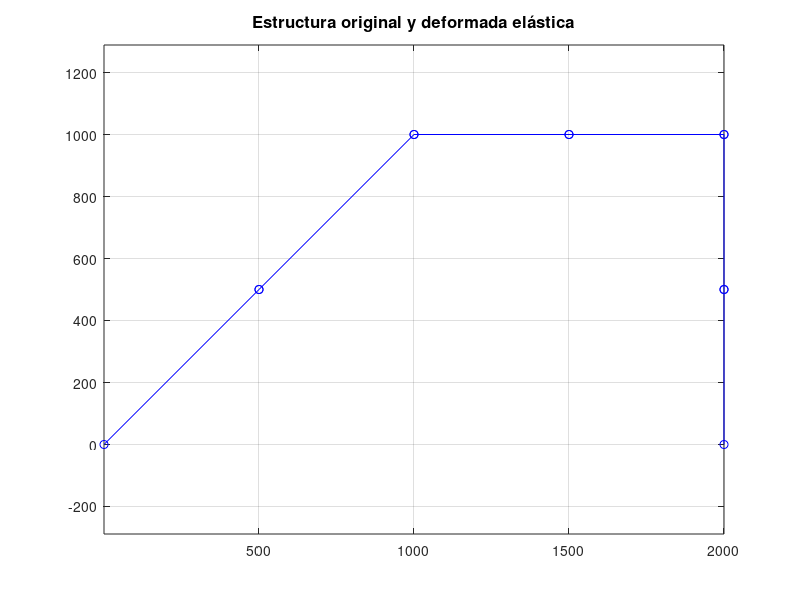

Write the MATLAB code that produced this figure. (Note: this script raises an error after producing the figure.)
%% Clase 4 ejercicio de Vigas continuas en MEF de las diapositivas
clear; close all; fn = 1;

% Valores realistas:
L = 1000; % mm
a = L/20; A = a^2; I = a^4/12; % sección recta de viga cuadrada
E = 100e3; % N mm^-2
P1 = -0e3; % N
gdl_P1 = 8; % grado de libertad donde se halla P1
P2 = -100e3; % N
gdl_P2 = 14; % grado de libertad donde se halla P2
q0y = -10; % fuerza local en el interior de los elementos N mm^-1

%% 1. Geometría y Malla: nodos y elementos
% Sistema de referencia: direcciones de la base global en la matriz DIR
dirX = [1 0 0]'; dirY = [0 1 0]'; dirZ = [0 0 1]'; DIR = [dirX, dirY, dirZ];

% Nodos escritos a mano
n_1 = [0 0];
n_2 = [L/2 L/2];
n_3 = [L L];
n_4 = [1.5*L L];
n_5 = [2*L L];
n_6 = [2*L 0.5*L];
n_7 = [2*L 0];
c_nod = [n_1; n_2; n_3; n_4; n_5; n_6; n_7]; % matriz de coordenadas nodales
nnod = size(c_nod,1); % número de nodos de la estructura

% Elementos: matriz de conectividad por nodos (elementos en filas y nodos en columnas 1 y 2)
conectividad_n = [1 2; 2 3; 3 4; 4 5; 5 6; 6 7];
nele = size(conectividad_n,1); % número de elementos de la estructura

% Representación gráfica de la estructura
% apaño rápido para elementos 1D
fn = 1; figure(fn); fn = fn + 1;
% plot(c_nod(:,1),c_nod(:,2),'b-o') % esto funciona solo si los elementos son continuos todos
% hold on
% grid on
% axis equal
% title('Estructura original y deformada elástica','Fontsize',12)
for e = 1:nele % esto funciona siempre
    conecta_nodos = conectividad_n(e,:);
    % elemento sin deformar
    n1 = c_nod(conecta_nodos(1),:); 
    n2 = c_nod(conecta_nodos(2),:);
    plot([n1(1) n2(1)], [n1(2) n2(2)], 'b-o')
    hold on
end
grid on
axis equal
title('Estructura original y deformada elástica', 'Fontsize', 12)

% Grados de libertad
gdln = 3; % grados de libertad por nodo
nGDL = gdln*nnod; %grados de libertad totales

% % Elementos: matriz de conectividad por grados de libertad
% gdle1 = [1 2 3 4 5 6]; % A manubrio
% gdle2 = [4 5 6 7 8 9];
% gdle3 = [7 8 9 10 11 12];
% gdle4 = [10 11 12 13 14 15];
% gdle5 = [13 14 15 16 17 18];
% gdle6 = [16 17 18 19 20 21];
% % elementos en filas y glds en columnas
% conectividad_g = [gdle1;gdle2;gdle3;gdle4;gdle5;gdle6]; % A manubrio

% cálculo dimensional-espacial de los elementos
L_e = zeros(1, nele); % almacen de dimensiones
T_e = zeros(6, 6, nele); % almacen de matrices de cambio de base
conectividad_g(nele, 6) = zeros; % conectividad_g automática

for e = 1:nele
    nodos = conectividad_n(e,:);
    n1 = c_nod(nodos(1),:); 
    n2 = c_nod(nodos(2),:);
    [Le, Te] = Geom_viga2D(n1, n2, DIR);
    L_e(e) = Le;
    T_e(:,:,e) = Te;
    % conectividad_g automática
    conectividad_g(e,:) = [nodos(1)*gdln-2, nodos(1)*gdln-1, nodos(1)*gdln, nodos(2)*gdln-2, nodos(2)*gdln-1, nodos(2)*3];
end

%% Fuerzas locales en los elementos (Condiciones de contorno en fuerzas: naturales o de Neumann)
% vector de fuerzas nodales equivalentes de los elementos en coordenadas locales
% a manubrio
% Le1 = L_e(1);
% fneqe1 = q0y*Le1*[0;1/2;Le1/12;0;1/2;-Le1/12];
% Le2 = L_e(2);
% fneqe2 = q0y*Le2*[0;1/2;Le2/12;0;1/2;-Le2/12];
% fneqe3 = [0;0;0;0;0;0];
% fneqe4 = [0;0;0;0;0;0];
% fneqe5 = [0;0;0;0;0;0];
% fneqe6 = [0;0;0;0;0;0];
% % almacen de fuerzas nodales equivalentes por elementos-columnas
% Fneq_ele = [fneqe1,fneqe2,fneqe3,fneqe4,fneqe5,fneqe6];

% automático
Fneq_ele = zeros(6, nele); % almacen de fuerzas nodales equivalentes por elementos-columnas
for e = 1:nele % método en bucle
    Le = L_e(e);
    if e == 1 % elemento 1
        fneqe = q0y*Le*[0; 1/2; Le/12; 0; 1/2; -Le/12];
    elseif e == 2 % elemento 2
        fneqe = q0y*Le*[0; 1/2; Le/12; 0; 1/2; -Le/12];
    else
        fneqe = [0; 0; 0; 0; 0; 0];
    end
    Fneq_ele(:,e) = fneqe; % almacenamiento
end

%% ensamblaje en la matriz de rigidez global
K = zeros(nGDL); % matriz de rigidez global de la estructura
K_ele = zeros(6, 6, nele);
Fneq = zeros(nGDL, 1);

for e = 1:nele
    gdl_e = conectividad_g(e,:);
    Le = L_e(e);
    Ke = Ke_viga2D(E, Le, A, I); % rigidez local
    Te = T_e(:,:,e);
    K_e = Te'*Ke*Te; % rigidez global
    K(gdl_e, gdl_e) = K(gdl_e, gdl_e) + K_e; %ensamblaje de rigidez
    K_ele(:,:,e) = K_e;
    
    % fuerzas nodales equivalentes
    fneqe = Fneq_ele(:,e); % fuerzas neq locales
    fneq_e = Te'*fneqe; % fuerzas neq globales
    Fneq(gdl_e) = Fneq(gdl_e) + fneq_e; %ensamblaje de fuerzas
end

%% Fuerzas globales de acción en los nodos: nodales directas
Fn = zeros(nGDL, 1);
Fn(gdl_P1) = P1;
Fn(gdl_P2) = P2;
% Fuerzas externas nodales de acción
FA = Fn + Fneq;

%% Autovalores y Modos de deformación
[eigenvecs, eigenvals] = eig(K); % autovectores y autovalores de la matriz K
[autovalores, orden_a] = sort(diag(real(eigenvals)), 'descend'); % ordenamiento de autovalores
autovectores = zeros(length(autovalores));
PI_int = zeros(1, length(orden_a)); % Inicializar vector para evitar warnings

for i = 1:length(orden_a)
    i_a = orden_a(i);
    autovectores(:,i) = eigenvecs(:,i_a); % ordenamiento de autovectores
    PI_int(i) = 1/2*autovectores(:,i)'*K*autovectores(:,i); % energia de deformación
end

PI_int([1 2 3]) % energia de los primeros 3 modos
PI_int([end-2 end-1 end]) % energía de los últimos 3 modos
M = [1 2 10 15 18 19 20 21]; % modos elegidos a representar
mm = ceil(sqrt(length(M)));

fign = figure(fn); fn = fn + 1;
set(fign, 'WindowState', 'maximize');

for n = 1:length(M)
    m = M(n);
    autovalor = autovalores(m);
    U_eigen = real(autovectores(:,m));
    
    % energía de deformación
    %PI_int(m) = 1/2*U_eigen'*K*U_eigen;
    % m = aindex(1);
    % U_eigen = autovecs(:,m);
    
    escala2 = 0.3*L/(max(abs(U_eigen)));
    subplot(2, 4, n);
    
    for e = 1:nele
        gdle = conectividad_g(e,:);
        nep = conectividad_n(e,:);
        cne = [c_nod(nep(1),:), c_nod(nep(2),:)];
        cx_n = cne([1 3]); 
        cy_n = cne([2 4]);
        plot(cx_n, cy_n, 'bo-', 'LineWidth', 2)
        hold on
        
        %ue = U(gdl_e(e,:));
        %ue = U_e(e,:)';
        ue = real(U_eigen(gdle));
        uex = ue([1 4])'; 
        uey = ue([2 5])';
        cplot = plot(cx_n+escala2*uex, cy_n+escala2*uey, 'ro--', 'LineWidth', 2);
        % axis equal
    end
    
    xlabel('coordenadas X', 'Fontsize', 12)
    ylabel('coordenadas Y', 'Fontsize', 12)
    % zticklabels('z = 0')
    grid on
    axis equal
    format shortE
    title(['Modo ' int2str(m) ' de{\it K},' ' autovalor ' num2str(autovalor, '%6.3e') ','...
    sprintf('\n') 'energía de deformación = ' num2str(PI_int(m), '%6.3e')], 'Fontsize', 12)
end
% saveas(gcf,'modos_deformacion.png')

%% Condiciones de contorno en desplazamientos (esenciales o de Dirichlet)
U = zeros(nGDL, 1); % vector inicial de desplazamientos
F = zeros(nGDL, 1);
gdlT = [1:nGDL]; % grados de libertad totales
gdlR = [1 2 3 nGDL-2 nGDL-1 nGDL]; % grados de libertad restringidos: SPC
uR = [0; 0; 0; 0; 0; 0]; % vector de desplazamientos impuestos: SPC
U(gdlR) = uR; % sustitución de desplazamientos impuestos con rot incluida
gdlL = setdiff(gdlT, gdlR);

%% Condensación estática
KLL = K(gdlL, gdlL);
KRR = K(gdlR, gdlR);
KLR = K(gdlL, gdlR);
KRL = KLR';
fL = FA(gdlL); % fuerzas externas en grados libres

% incógnitas
uL = KLL\(fL - KLR*uR)
fR = KRL*uL + KRR*uR % fuerzas gdlR en las restricciones

% Desplazamientos totales
U(gdlL) = uL;
Ux = U([1:3:21]);
Uy = U([2:3:21]);
Uz = U([3:3:21]);

% coordenadas de los nodos deformados
c_nod_def = c_nod + [Ux, Uy];

% Fuerzas totales
F(gdlL) = fL;
F(gdlR) = fR;
FR = fR - Fneq(gdlR) % fuerzas de reacción

%% Verificación
Fint = K*U;
Fext = F;
error_F = Fint - Fext; %verificación de equilibrio interno
if any(abs(error_F) > 1e-6) % Modificado ligeramente para prevenir error de matrices
    disp('error: no funciona')
else
    disp('Funciona OK')
end

%% Fuerzas y desplazamientos por elementos
U_e = zeros(6, nele);
F_e = zeros(6, nele);
Fint_e = zeros(6, nele); % Inicializar variable

for e = 1:nele
    gdl_e = conectividad_g(e,:);
    u_e = U(gdl_e); % desplazamientos en globales del ele1
    U_e(:,e) = u_e; % desplazamientos de los elementos
    Fint_e(:,e) = (K_ele(:,:,e)*u_e); % fuerzas nodales internas
end

%% Representación gráfica de la deformada
figure(1);
escala = L/max(abs([Ux; Uy]))*0.1; % escala de magnificación 10%
cnod_def_esc = c_nod + [Ux, Uy]*escala; % coordenadas de los nodos deformados escalados

% apaño rápido para elementos 1D
% plot(c_nod(:,1),c_nod(:,2),'b-o')
% hold on
% grid on
% axis equal
% title('Estructura original y deformada elástica','Fontsize',12)
% plot(cnoddef_esc(:,1),cnoddef_esc(:,2),'r--*')
% forma correcta para cualquier elemento

for e = 1:nele
    conecta_nodos = conectividad_n(e,:);
    % elemento sin deformar
    n1_d = cnod_def_esc(conecta_nodos(1),:); 
    n2_d = cnod_def_esc(conecta_nodos(2),:);
    plot([n1_d(1) n2_d(1)], [n1_d(2) n2_d(2)], 'r--o')
    % plot([n1(1)+u_e(1) n2(1)+u_e(4)],[n1(2)+u_e(2) n2(2)+u_e(5)],'b-*')
end
grid on
axis equal
title('Estructura original y deformada elástica', 'Fontsize', 12)

%% Representar el perfil o Skyline de la matriz de rigidez
% subplot(1,2,2)
figure(fn); fn = fn + 1;
verK = zeros(nGDL);

for s = 1:size(K,1)
    for t = 1:size(K,1)
        if abs(K(s,t)) > 1e-12
            verK(s,t) = 1;
        else 
            verK(s,t) = 0; % Corregido el original "verK(s,t)<1e-12;" que no asignaba valor
        end
    end
end
imagesc(verK); % Crea un plot de colores con los valores de K
colormap(flipud(gray)); % cambia el mapa de colores a gris
% los mayores negro, y los menores blanco
title('Ocupación de K', 'Fontsize', 10)
xlabel('gdln', 'Fontsize', 10) % Etiqueta el eje horizontal
ylabel('gdln', 'Fontsize', 10) % Etiqueta el eje vertical
